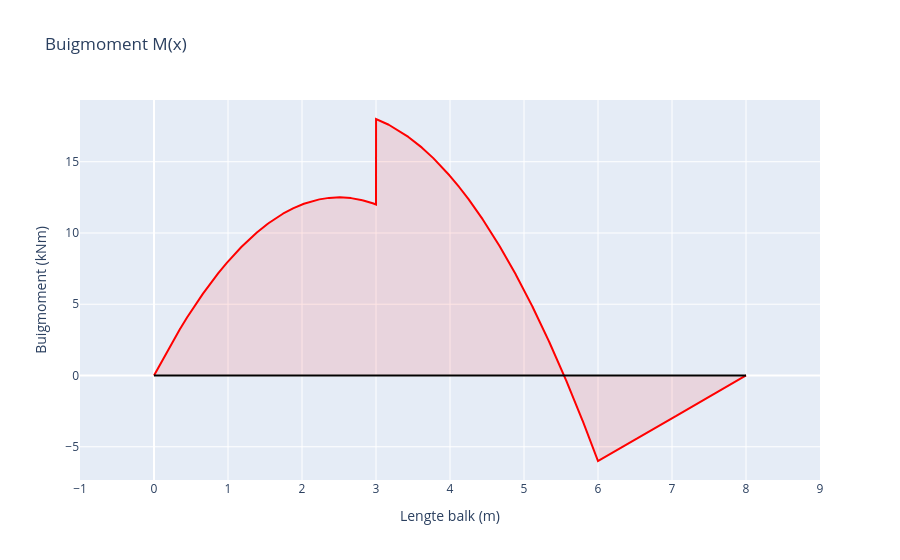

Write notebook code for a chart like this one.
### Markdown cell above
## Buigmomentgrafiek

### Code cell
layout = go.Layout(
    title="Buigmoment M(x)",
    xaxis=dict(dtick=1,title="Lengte balk (m)", range=[-1, lengteBalk+1]),
    yaxis=dict(title="Buigmoment (kNm)"),
    showlegend=False
)

line = go.Scatter(
    x=X,
    y= sum(bendingMoment),
    mode='lines',
    name='Buigmoment (kNm)',
    fill = 'tonexty',
    line_color='red',
    fillcolor='rgba(255,0,0,0.1)'
)

axis = go.Scatter(
    x= [0,lengteBalk],
    y= [0,0],
    mode='lines',
    line_color='black'
)

fig= go.Figure(data=[line, axis], layout=layout)
fig.show()

### Figure 1 — Plotly figure (JSON) as saved in the notebook; plotly's stock layout.template omitted (floating-point values rounded to 4 significant figures; data arrays with more than 128 entries replaced by an {"elided": "..."} marker saying what was removed)
{"data": [{"fill": "tonexty", "fillcolor": "rgba(255,0,0,0.1)", "line": {"color": "red"}, "mode": "lines", "name": "Buigmoment (kNm)", "type": "scatter", "x": {"elided": "10002 float values"}, "y": {"elided": "10002 float values"}}, {"line": {"color": "black"}, "mode": "lines", "type": "scatter", "x": [0, 8], "y": [0, 0]}], "layout": {"autosize": true, "showlegend": false, "title": {"text": "Buigmoment M(x)"}, "xaxis": {"dtick": 1, "range": [-1, 9], "title": {"text": "Lengte balk (m)"}, "type": "linear"}, "yaxis": {"autorange": true, "range": [-7.333, 19.33], "title": {"text": "Buigmoment (kNm)"}, "type": "linear"}}}
